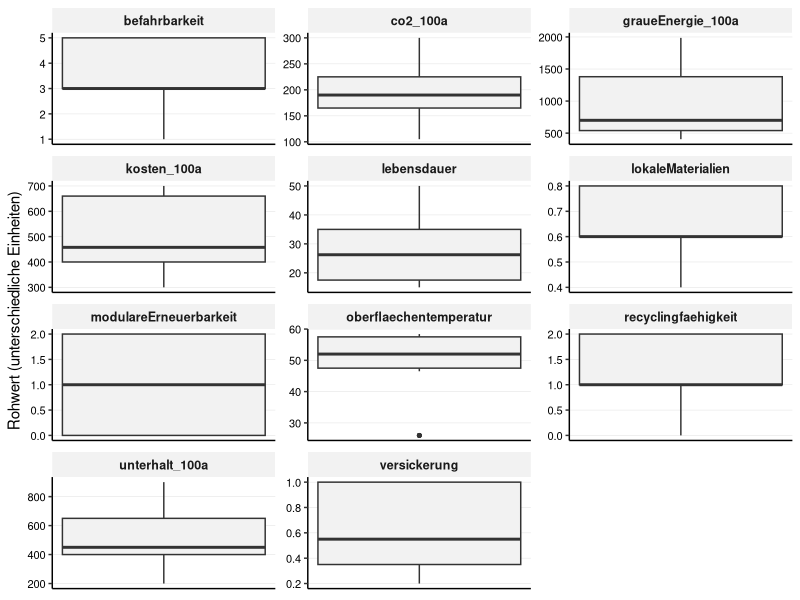
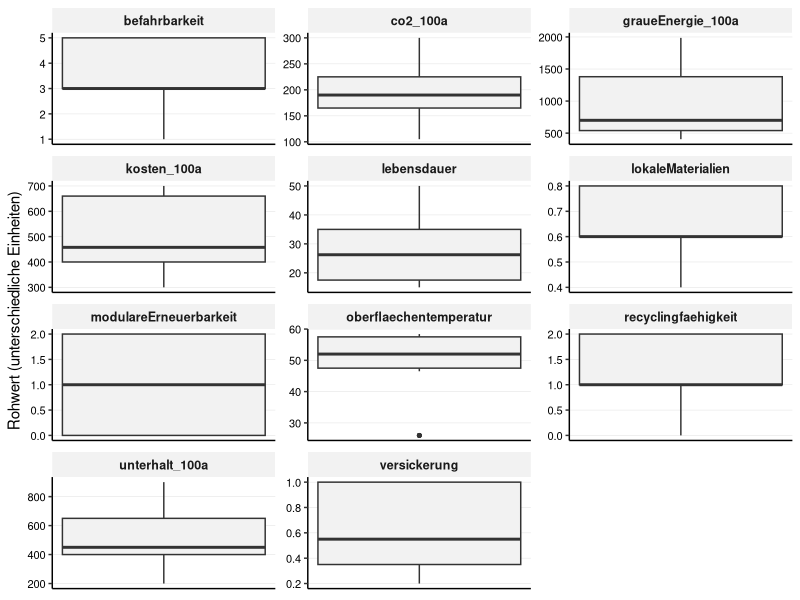

Here is the R script that generated these plots, in order: (Note: this script raises an error after producing the figures.)
## ---- chunk 1

library(tidyverse)
library(readr)
library(ggplot2)
library(forcats)
library(tidytext)

## ---- chunk 2

## 1. Daten Importieren

# Liest die Rohdaten für die Beläge ein
df_belaege_raw <- read_delim(
  "01_data_input/Belaege_tidy.csv",
  delim = ";"
)

# Liest die Gewichtungen für alle vier Szenarien ein
weights_s0_raw <- read_delim(
  "01_data_input/Belaege_Gewichtung_Szenario0.csv",
  delim = ";"
)
weights_s1_raw <- read_delim(
  "01_data_input/Belaege_Gewichtung_Szenario1.csv",
  delim = ";"
)
weights_s2_raw <- read_delim(
  "01_data_input/Belaege_Gewichtung_Szenario2.csv",
  delim = ";"
)
weights_s3_raw <- read_delim(
  "01_data_input/Belaege_Gewichtung_Szenario3.csv",
  delim = ";"
)

# --- PRÜFUNG BLOCK 1 ---

print("--- 1. Check: Spaltennamen Beläge (Sind alle Spaltennamen da?) ---")
colnames(df_belaege_raw)

print("--- 2. Check: Gewichtung S0 (Wurden Spalten getrennt?) ---")
head(weights_s0_raw)

print("--- 3. Check: Gewichtung S3 (Zur Sicherheit) ---")
head(weights_s3_raw)

## ---- chunk 3

# A. Bereinigung der Rohdaten (Belaege_normiert.csv)
df_belaege <- df_belaege_raw %>%
  select(belagskategorie, option, everything()) 

# B. Bereinigung der Gewichtungen (ALLE SZENARIEN)
# Wir fügen den Roh-Dateien die Szenario-Namen hinzu
df_weights_s0 <- weights_s0_raw %>%
  mutate(szenario = "Szenario 0: Baseline (IST)")
df_weights_s1 <- weights_s1_raw %>%
  mutate(szenario = "Szenario 1: Forschungsfokus")
df_weights_s2 <- weights_s2_raw %>%
  mutate(szenario = "Szenario 2: Radikale Vermeidung")
df_weights_s3 <- weights_s3_raw %>%
  mutate(szenario = "Szenario 3: Radikaler Lebenszyklus")

# Jetzt binden wir sie zu einer finalen Gewichtungs-Tabelle zusammen
df_weights <- bind_rows(df_weights_s0, df_weights_s1, df_weights_s2, df_weights_s3) %>%

# Berechne das Gesamtgewicht (gewicht) aus den Rohspalten,
mutate(
  gewicht = group_weight * within_group_weight
) %>%
 
# umbenennen für den Join
rename(
  bewertungskategorie = criterion_id
) %>%
  
# Auswählen der Spalten, die der Rest des Skripts braucht
select(szenario, bewertungskategorie, gewicht, group_id)

print(df_weights, n = 48)

# --- PRÜFUNG BLOCK 2 ---

print("--- Check: Haben wir die richtigen Namen in den Gewichten? ---")
# Wir filtern mal nach allem was mit "kosten" zu tun hat
df_weights %>% 
  filter(grepl("kosten", bewertungskategorie, ignore.case = TRUE)) %>%
  select(bewertungskategorie) %>%
  distinct()

print("--- Check: Stichprobe der Gewichte ---")
# Zeig mir mal S0 und S3 im Vergleich für Kosten
df_weights %>% 
  filter(bewertungskategorie == "initialkosten_100a") %>%
  select(szenario, gewicht)

## ---- chunk 4
# 3.1 Wide-to-Long
df_belaege_long <- df_belaege %>%
  pivot_longer(
    cols = where(is.numeric), 
    names_to = "bewertungskategorie", 
    values_to = "wert"
  )

# 3.2 JOIN mit Gewichtung
# WICHTIG: Wir nutzen left_join. 
# Alles was in der Gewichtungstabelle fehlt (wie 'initialkosten'), bekommt hier gewicht = NA.
df_belaege_joined <- df_belaege_long %>%
  left_join(df_weights, by = "bewertungskategorie", relationship = "many-to-many")

df_belaege_joined

# --- PRÜFUNG BLOCK 3 ---

# Wir geben kurz aus, was kein Gewicht hat zur Kontrolle
missing_weights <- df_belaege_joined %>% 
  filter(is.na(gewicht)) %>% 
  select(bewertungskategorie) %>% 
  distinct()

print("Diese Kriterien haben kein Gewicht (werden nur visualisiert):")
print(missing_weights)

print("--- Check: Hat 'initialkosten' KEIN Gewicht (NA)? ---")
df_belaege_joined %>%
  filter(bewertungskategorie == "initialkosten") %>%
  select(szenario, bewertungskategorie, gewicht) %>%
  distinct() %>%
  head(2) # Sollte NA zeigen (oder leer sein, falls S0)

print("--- Check: Hat 'initialkosten_100a' ein Gewicht? ---")
df_belaege_joined %>%
  filter(bewertungskategorie == "initialkosten_100a") %>%
  filter(szenario == "Szenario 0: Baseline (IST)") %>%
  select(szenario, bewertungskategorie, gewicht) %>%
  distinct() %>%
  head(2) # Sollte 0.1 zeigen

## ---- chunk 5

# Boxplot der Rohwerte (Scientific Style - Korrigiert)
# Hinweis: Da die Einheiten gemischt sind, nutzen wir facet_wrap mit freien Skalen.
plot_rohwerte <- ggplot(df_belaege_joined, aes(y = wert)) +
  geom_boxplot(fill = "grey95", width = 0.5, outlier.size = 1) +
  
  # Facetten für jedes Kriterium
  facet_wrap(~bewertungskategorie, scales = "free", ncol = 3) +
  
  labs(
    title = NULL, # Titel kommt in Word
    subtitle = NULL,
    x = NULL,
    y = "Rohwert (unterschiedliche Einheiten)"
  ) +
  
  theme_classic(base_size = 11) +
  
  theme(
    # Nur horizontale Gitterlinien (y) sind wichtig zum Ablesen der Werte
    panel.grid.major.y = element_line(color = "grey90", linewidth = 0.2),
    panel.grid.major.x = element_blank(),
    
    # Facetten-Label
    strip.background = element_rect(fill = "grey95", color = NA),
    strip.text = element_text(face = "bold", size = 9),
    
    # --- KORREKTUR ---
    # Y-Achse (Werte) MUSS sichtbar sein:
    axis.text.y = element_text(size = 8, color = "black"), 
    
    # X-Achse (unten) kann leer sein:
    axis.text.x = element_blank(),
    axis.ticks.x = element_blank()
  )

print(plot_rohwerte)

# Neuer Dateiname: _belaege am Ende!
ggsave("02_export/plots/check_01_rohwerte_verteilung_belaege.png", 
       plot = plot_rohwerte, width = 10, height = 8, dpi = 300)

# -------------------------------------------------------
# PLOT B: Lebenszyklus-Bilanz Beläge (100 Jahre)
# -------------------------------------------------------

# 1. Daten vorbereiten
df_plot_belaege_100a <- df_belaege %>% 
  select(
    belagskategorie, option,
    initialkosten, initialkosten_100a, unterhalt_100a, co2_100a, graueEnergie_100a
  ) %>%
  rename(belag = option, kategorie = belagskategorie) %>%
  pivot_longer(cols = where(is.numeric), names_to = "kriterium", values_to = "wert") %>%
  mutate(facet_label = case_when(
    # HIER: \n für Zeilenumbruch und ₂ für tiefgestellte Zahl
    kriterium == "initialkosten" ~ "1. Investitionskosten (pro Zyklus) [CHF/m²]",
    kriterium == "initialkosten_100a" ~ "2. Investitionskosten (100a kumuliert) [CHF/m²]",
    kriterium == "unterhalt_100a" ~ "3. Unterhaltskosten 100a [CHF/m²]",
    kriterium == "co2_100a" ~ "4. CO₂-Emissionen 100a [kg CO₂-eq/m²]",  # <--- Korrigiert!
    kriterium == "graueEnergie_100a" ~ "5. Graue Energie 100a [kWh/m²]" 
  )) %>%
  filter(!is.na(facet_label)) %>%
  mutate(kategorie = fct_relevel(kategorie, "Asphalt", "Pflaster", "Sickerbeläge")) %>%
  mutate(belag_sortiert = reorder(belag, wert))

# 2. Plot erstellen
plot_belaege_100a_final <- ggplot(df_plot_belaege_100a, 
       aes(x = belag_sortiert, y = wert, fill = kategorie)) + 
  geom_col(width = 0.6) + 
  
  # Facetten
  facet_wrap(~facet_label, ncol = 1, scales = "free_y") +
  
  scale_fill_manual(values = c("Asphalt" = "#084594", "Pflaster" = "#4292c6", "Sickerbeläge" = "#9ecae1")) +
  
  # Textumbruch x-Achse
  scale_x_discrete(labels = function(x) stringr::str_wrap(x, width = 20)) +
  
  labs(title = NULL, x = NULL, y = "Wert", fill = "Belagskategorie") +
  
  theme_classic(base_size = 11) + 
  
  theme(
    legend.position = "bottom",
    panel.grid.major.y = element_line(color = "grey90", linewidth = 0.2),
    panel.grid.major.x = element_blank(),
    
    # Schriftgrössen
    axis.text.x = element_text(angle = 45, hjust = 1, size = 10, color = "black"),
    axis.text.y = element_text(size = 10, color = "black"),
    
    strip.background = element_rect(fill = "grey95", color = NA),
    strip.text = element_text(face = "bold", size = 11, hjust = 0),
    
    # Rand unten grosszügig lassen
    plot.margin = margin(t = 5, r = 5, b = 30, l = 5, unit = "mm") 
  )

print(plot_belaege_100a_final)

# 3. Speichern (Neuer Name: ..._Belaege_clean.png)
ggsave("02_export/plots/Abb_Lebenszyklus_Bilanz_Belaege_clean.png", 
       plot = plot_belaege_100a_final, 
       width = 8,   
       height = 20, 
       dpi = 300)

# --- PRÜFUNG ---
print("--- Check: Haben wir alle 5 Facetten für den Plot? ---")
df_plot_belaege_100a %>%
  count(facet_label)

## ---- chunk 6

# 5.1 Definieren: Wo ist "weniger" besser?
kriterien_lower_is_better <- c(
  "initialkosten", 
  "initialkosten_100a", 
  "unterhalt_100a", 
  "co2_100a", 
  "graueEnergie_100a",
  "oberflaechentemperatur" 
)

# 5.2 Min-Max-Skalierung
# WICHTIG: Hier NICHT nach Gewicht filtern, sonst verschwinden die Initialkosten!
df_belaege_normalized <- df_belaege_joined %>%
  filter(!is.na(wert)) %>%  # Nur Zeilen ohne Werte löschen
  group_by(bewertungskategorie) %>%
  mutate(
    min_wert = min(wert, na.rm = TRUE),
    max_wert = max(wert, na.rm = TRUE),
    score_normiert = case_when(
      (max_wert - min_wert) == 0 ~ 1,
      !(bewertungskategorie %in% kriterien_lower_is_better) ~ (wert - min_wert) / (max_wert - min_wert),
      bewertungskategorie %in% kriterien_lower_is_better ~ 1 - ((wert - min_wert) / (max_wert - min_wert))
    )
  ) %>%
  ungroup()

# --- PRÜFUNG BLOCK 5 ---

print("--- Check: Sind alle Kriterien da (auch die ohne Gewicht)? ---")
df_min_max_check <- df_belaege_normalized %>%
  select(bewertungskategorie, min_wert, max_wert) %>%
  distinct()

print(df_min_max_check)

print("--- Check: Haben 'initialkosten' einen Score bekommen? ---")
# Wir testen eine Zeile stichprobenartig
df_belaege_normalized %>%
  filter(bewertungskategorie == "initialkosten") %>%
  select(option, wert, score_normiert) %>%
  head(3)

# Prüfen, ob der Join geklappt hat (Gewicht da?):
print("--- Check Gewicht für Kosten ---")
df_belaege_normalized %>%
  filter(bewertungskategorie %in% c("initialkosten", "initialkosten_100a")) %>%
  select(szenario, bewertungskategorie, gewicht) %>%
  distinct() %>%
  print()
## ---- chunk 7
# Boxplot der normierten Scores (Scientific Style)
plot_normiert <- ggplot(df_belaege_normalized, aes(x = bewertungskategorie, y = score_normiert)) +
  geom_boxplot(fill = "grey90", width = 0.6, outlier.colour = "black", outlier.size = 1) +
  
  coord_flip() +
  
  # Fixe Skala 0-1
  scale_y_continuous(limits = c(0, 1), expand = c(0, 0.05)) +
  
  labs(
    title = NULL,
    subtitle = NULL,
    x = NULL, # Kriterien-Namen stehen an der Achse
    y = "Normierter Score (0 = schlecht, 1 = ideal)"
  ) +
  
  theme_classic(base_size = 11) +
  
  theme(
    # Gitterlinien: Vertikal wichtig (um 0.5 etc. zu sehen), Horizontal weg
    panel.grid.major.x = element_line(color = "grey90", linewidth = 0.2),
    panel.grid.major.y = element_blank(),
    
    # Achsen-Texte
    axis.text.y = element_text(color = "black", size = 10), # Kriterien-Namen
    axis.text.x = element_text(color = "black", size = 10)  # Zahlen 0-1
  )

print(plot_normiert)
ggsave("02_export/plots/check_02_normierte_scores_belaege.png", 
       plot = plot_normiert, width = 10, height = 7, dpi = 300)

# --- PRÜFUNG BLOCK 6 ---

print("--- Check: Liegen alle Scores zwischen 0 und 1? ---")
summary(df_belaege_normalized$score_normiert)
# Min sollte >= 0.00 sein, Max <= 1.00

print("--- Check: Sind 'initialkosten' im Boxplot-Datensatz enthalten? ---")
# Wir zählen, wie viele Datenpunkte wir pro Kategorie haben
df_belaege_normalized %>%
  filter(bewertungskategorie %in% c("initialkosten", "initialkosten_100a")) %>%
  count(bewertungskategorie)
## ---- chunk 8

# 7.1 Berechnung Score pro Kriterium
df_mca_calculated <- df_belaege_normalized %>%
  # HIER filtern wir jetzt alles raus, was kein Gewicht hat (z.B. reine Initialkosten)
  filter(!is.na(gewicht)) %>% 
  mutate(MCA_score_kriterium = score_normiert * gewicht)

# 7.2 Aggregation pro Szenario
df_mca_total <- df_mca_calculated %>%
  group_by(szenario, belagskategorie, option) %>%
  summarise(MCA_gesamtscore = sum(MCA_score_kriterium, na.rm = TRUE), .groups = 'drop') %>%
  arrange(szenario, desc(MCA_gesamtscore)) 

print("--- MCA Gesamtergebnis ---")
print(df_mca_total, n = 40)

# 7.3 - Auswahl der "Top 3 Sieger"
# Ziel: Für jedes der 4 Szenarien die Top 3 Beläge aus dem
# Gesamtranking auswählen (unabhängig von der Kategorie).

N_BELAEGE_AUSWAEHLEN <- 3

df_sieger_belaege <- df_mca_total %>%
  group_by(szenario) %>%
  # Wählt die N besten Beläge innerhalb jedes Szenarios aus
  slice_max(MCA_gesamtscore, n = N_BELAEGE_AUSWAEHLEN) %>%
  ungroup() %>%
  # Ordnen für bessere Lesbarkeit
  arrange(szenario, desc(MCA_gesamtscore))

# Anzeigen der 12 Sieger-Optionen (4 Szenarien * 3 Beläge)
print(paste("--- Top", N_BELAEGE_AUSWAEHLEN, "Beläge pro Szenario (für Zeitstrahl-Analyse) ---"))
print(df_sieger_belaege, n = 12)

# Diese Auswahl auch exportieren
write_csv2(
  df_sieger_belaege,
  file = "02_export/tables/mca_top3_belaege_pro_szenario.csv"
)

# --- PRÜFUNG BLOCK 7 ---

print("--- Check: Enthält die Berechnung noch Zeilen ohne Gewicht? ---")
# Sollte 0 Zeilen ergeben
df_mca_calculated %>% filter(is.na(gewicht)) %>% count()

print("--- Check: Plausibilität Ergebnisse (S0 Baseline) ---")
# Zeig mir die Top 3 von Szenario 0
df_sieger_belaege %>% 
  filter(szenario == "Szenario 0: Baseline (IST)") %>%
  select(option, MCA_gesamtscore)

## ---- chunk 9
#| label: fig-mca-plots-belaege-s0
#| fig.width: 13
#| fig.height: 8
#| out.width: "95%"
#| dpi: 300

# --- Datenaufbereitung für Stacked Plot (einmalig & aufgehübscht) ---
df_mca_groups_belaege_plot <- df_mca_calculated %>%
  group_by(szenario, belagskategorie, option, group_id) %>%
  summarise(gruppen_score = sum(MCA_score_kriterium, na.rm = TRUE), .groups = 'drop') %>%
  left_join(df_mca_total, by = c("szenario", "belagskategorie", "option")) %>%
  mutate(group_label_clean = case_when(
    group_id == "langlebigkeit_wirtschaftlichkeit" ~ "Langlebigkeit & Wirtschaftlichkeit",
    group_id == "multifunktionale_nutzungsqualitaet" ~ "Multifunktionale Nutzungsqualität",
    group_id == "umweltbelastung" ~ "Umweltbelastung",
    group_id == "kreislauffaehigkeit" ~ "Kreislauffähigkeit",
    TRUE ~ group_id
  ))
# ----------------------------------------------------

# --- Farb-Definitionen (Wissenschaftlich / Blau-Schema) ---
# 1. Farben für Kategorien (Konsistent mit Block 4)
colors_kategorie <- c("Asphalt" = "#084594", 
                      "Pflaster" = "#4292c6", 
                      "Sickerbeläge" = "#9ecae1")

# 2. Farben für Kriterien-Gruppen (Abgestufte Blautöne/Grau)
colors_gruppen <- c(
  "Langlebigkeit & Wirtschaftlichkeit" = "#08306b", # Sehr dunkelblau (Basis)
  "Multifunktionale Nutzungsqualität" = "#2171b5",  # Mittelblau
  "Umweltbelastung" = "#6baed6",                    # Hellblau
  "Kreislauffähigkeit" = "#c6dbef"                  # Sehr hellblau/Grau
)
# ----------------------------------------------------


# --- Plot 1: Ranking (Szenario 0) ---
data_s0 <- df_mca_total %>% filter(szenario == "Szenario 0: Baseline (IST)")

plot_s0_rank <- ggplot(data_s0,
       aes(x = MCA_gesamtscore,
           y = fct_reorder(option, MCA_gesamtscore), 
           fill = belagskategorie)) + 
  geom_col(width = 0.7) +
  
  scale_x_continuous(limits = c(0, 1), expand = c(0, 0.05)) + 
  scale_y_discrete(labels = function(x) stringr::str_wrap(x, width = 40)) +
  
  # HIER: Deine Blautöne anwenden!
  scale_fill_manual(values = colors_kategorie) +
  
  labs(
    title = NULL, 
    x = "MCA Score (0-1)", 
    y = NULL, 
    fill = "Kategorie"
  ) +
  theme_classic(base_size = 11) + 
  theme(
    legend.position = "bottom",
    panel.grid.major.y = element_blank(),
    panel.grid.major.x = element_line(color = "grey90", linewidth = 0.2),
    axis.text = element_text(color = "black"),
    plot.margin = margin(t = 5, r = 10, b = 5, l = 5, unit = "mm")
  )

print(plot_s0_rank)
ggsave("02_export/plots/mca_gesamtergebnis_s0_belaege.png",
       plot = plot_s0_rank, width = 10, height = 7, dpi = 300)


# --- Plot 2: Stacked Detail (Szenario 0) ---
data_s0_groups <- df_mca_groups_belaege_plot %>% filter(szenario == "Szenario 0: Baseline (IST)")

plot_s0_stack <- ggplot(data_s0_groups,
       aes(x = gruppen_score,
           y = fct_reorder(option, MCA_gesamtscore), 
           fill = group_label_clean)) + 
  geom_col(position = "stack", width = 0.7) +
  
  scale_x_continuous(limits = c(0, 1), expand = c(0, 0.05)) +
  scale_y_discrete(labels = function(x) stringr::str_wrap(x, width = 40)) +
  
  # HIER: Die neuen Gruppen-Farben anwenden!
  scale_fill_manual(values = colors_gruppen) +
  
  labs(
    title = NULL, 
    x = "Beitrag zum Score", 
    y = NULL, 
    fill = "Kriteriengruppe"
  ) +
  theme_classic(base_size = 11) + 
  theme(
    legend.position = "bottom",
    legend.text = element_text(size = 9), 
    legend.title = element_text(face = "bold"),
    legend.box = "vertical",
    panel.grid.major.y = element_blank(),
    panel.grid.major.x = element_line(color = "grey90", linewidth = 0.2),
    axis.text = element_text(color = "black"),
    plot.margin = margin(t = 5, r = 10, b = 5, l = 5, unit = "mm")
  ) +
  guides(fill = guide_legend(nrow = 2, byrow = TRUE))

print(plot_s0_stack)
ggsave("02_export/plots/mca_detail_gruppen_s0_belaege.png",
       plot = plot_s0_stack, width = 10, height = 7, dpi = 300)

## ---- chunk 10
#| label: fig-mca-plots-belaege-s1
#| fig.width: 13
#| fig.height: 8
#| out.width: "95%"
#| dpi: 300

# --- Plot 1: Ranking (Szenario 1) ---
data_s1 <- df_mca_total %>% filter(szenario == "Szenario 1: Forschungsfokus")

plot_s1_rank <- ggplot(data_s1,
       aes(x = MCA_gesamtscore,
           y = fct_reorder(option, MCA_gesamtscore), 
           fill = belagskategorie)) + 
  geom_col(width = 0.7) +
  
  scale_x_continuous(limits = c(0, 1), expand = c(0, 0.05)) + 
  scale_y_discrete(labels = function(x) stringr::str_wrap(x, width = 40)) +
  
  # Farben wiederverwenden
  scale_fill_manual(values = colors_kategorie) +
  
  labs(
    title = NULL, 
    x = "MCA Score (0-1)", 
    y = NULL, 
    fill = "Kategorie"
  ) +
  theme_classic(base_size = 11) + 
  theme(
    legend.position = "bottom",
    panel.grid.major.y = element_blank(),
    panel.grid.major.x = element_line(color = "grey90", linewidth = 0.2),
    axis.text = element_text(color = "black"),
    plot.margin = margin(t = 5, r = 10, b = 5, l = 5, unit = "mm")
  )

print(plot_s1_rank)
ggsave("02_export/plots/mca_gesamtergebnis_s1_belaege.png",
       plot = plot_s1_rank, width = 10, height = 7, dpi = 300)


# --- Plot 2: Stacked Detail (Szenario 1) ---
data_s1_groups <- df_mca_groups_belaege_plot %>% filter(szenario == "Szenario 1: Forschungsfokus")

plot_s1_stack <- ggplot(data_s1_groups,
       aes(x = gruppen_score,
           y = fct_reorder(option, MCA_gesamtscore), 
           fill = group_label_clean)) + 
  geom_col(position = "stack", width = 0.7) +
  
  scale_x_continuous(limits = c(0, 1), expand = c(0, 0.05)) +
  scale_y_discrete(labels = function(x) stringr::str_wrap(x, width = 40)) +
  
  # Farben wiederverwenden
  scale_fill_manual(values = colors_gruppen) +
  
  labs(
    title = NULL, 
    x = "Beitrag zum Score", 
    y = NULL, 
    fill = "Kriteriengruppe"
  ) +
  theme_classic(base_size = 11) + 
  theme(
    legend.position = "bottom",
    legend.text = element_text(size = 9), 
    legend.title = element_text(face = "bold"),
    legend.box = "vertical",
    panel.grid.major.y = element_blank(),
    panel.grid.major.x = element_line(color = "grey90", linewidth = 0.2),
    axis.text = element_text(color = "black"),
    plot.margin = margin(t = 5, r = 10, b = 5, l = 5, unit = "mm")
  ) +
  guides(fill = guide_legend(nrow = 2, byrow = TRUE))

print(plot_s1_stack)
ggsave("02_export/plots/mca_detail_gruppen_s1_belaege.png",
       plot = plot_s1_stack, width = 10, height = 7, dpi = 300)
## ---- chunk 11
#| label: fig-mca-plots-belaege-s2
#| fig.width: 13
#| fig.height: 8
#| out.width: "95%"
#| dpi: 300

# --- Plot 1: Ranking (Szenario 2) ---
data_s2 <- df_mca_total %>% filter(szenario == "Szenario 2: Radikale Vermeidung")

plot_s2_rank <- ggplot(data_s2,
       aes(x = MCA_gesamtscore,
           y = fct_reorder(option, MCA_gesamtscore), 
           fill = belagskategorie)) + 
  geom_col(width = 0.7) +
  
  scale_x_continuous(limits = c(0, 1), expand = c(0, 0.05)) + 
  scale_y_discrete(labels = function(x) stringr::str_wrap(x, width = 40)) +
  
  scale_fill_manual(values = colors_kategorie) +
  
  labs(
    title = NULL, 
    x = "MCA Score (0-1)", 
    y = NULL, 
    fill = "Kategorie"
  ) +
  theme_classic(base_size = 11) + 
  theme(
    legend.position = "bottom",
    panel.grid.major.y = element_blank(),
    panel.grid.major.x = element_line(color = "grey90", linewidth = 0.2),
    axis.text = element_text(color = "black"),
    plot.margin = margin(t = 5, r = 10, b = 5, l = 5, unit = "mm")
  )

print(plot_s2_rank)
ggsave("02_export/plots/mca_gesamtergebnis_s2_belaege.png",
       plot = plot_s2_rank, width = 10, height = 7, dpi = 300)


# --- Plot 2: Stacked Detail (Szenario 2) ---
data_s2_groups <- df_mca_groups_belaege_plot %>% filter(szenario == "Szenario 2: Radikale Vermeidung")

plot_s2_stack <- ggplot(data_s2_groups,
       aes(x = gruppen_score,
           y = fct_reorder(option, MCA_gesamtscore), 
           fill = group_label_clean)) + 
  geom_col(position = "stack", width = 0.7) +
  
  scale_x_continuous(limits = c(0, 1), expand = c(0, 0.05)) +
  scale_y_discrete(labels = function(x) stringr::str_wrap(x, width = 40)) +
  
  scale_fill_manual(values = colors_gruppen) +
  
  labs(
    title = NULL, 
    x = "Beitrag zum Score", 
    y = NULL, 
    fill = "Kriteriengruppe"
  ) +
  theme_classic(base_size = 11) + 
  theme(
    legend.position = "bottom",
    legend.text = element_text(size = 9), 
    legend.title = element_text(face = "bold"),
    legend.box = "vertical",
    panel.grid.major.y = element_blank(),
    panel.grid.major.x = element_line(color = "grey90", linewidth = 0.2),
    axis.text = element_text(color = "black"),
    plot.margin = margin(t = 5, r = 10, b = 5, l = 5, unit = "mm")
  ) +
  guides(fill = guide_legend(nrow = 2, byrow = TRUE))

print(plot_s2_stack)
ggsave("02_export/plots/mca_detail_gruppen_s2_belaege.png",
       plot = plot_s2_stack, width = 10, height = 7, dpi = 300)

## ---- chunk 12
#| label: fig-mca-plots-belaege-s3
#| fig.width: 13
#| fig.height: 8
#| out.width: "95%"
#| dpi: 300

# --- Plot 1: Ranking (Szenario 3) ---
data_s3 <- df_mca_total %>% filter(szenario == "Szenario 3: Radikaler Lebenszyklus")

plot_s3_rank <- ggplot(data_s3,
       aes(x = MCA_gesamtscore,
           y = fct_reorder(option, MCA_gesamtscore), 
           fill = belagskategorie)) + 
  geom_col(width = 0.7) +
  
  scale_x_continuous(limits = c(0, 1), expand = c(0, 0.05)) + 
  scale_y_discrete(labels = function(x) stringr::str_wrap(x, width = 40)) +
  
  scale_fill_manual(values = colors_kategorie) +
  
  labs(
    title = NULL, 
    x = "MCA Score (0-1)", 
    y = NULL, 
    fill = "Kategorie"
  ) +
  theme_classic(base_size = 11) + 
  theme(
    legend.position = "bottom",
    panel.grid.major.y = element_blank(),
    panel.grid.major.x = element_line(color = "grey90", linewidth = 0.2),
    axis.text = element_text(color = "black"),
    plot.margin = margin(t = 5, r = 10, b = 5, l = 5, unit = "mm")
  )

print(plot_s3_rank)
ggsave("02_export/plots/mca_gesamtergebnis_s3_belaege.png",
       plot = plot_s3_rank, width = 10, height = 7, dpi = 300)


# --- Plot 2: Stacked Detail (Szenario 3) ---
data_s3_groups <- df_mca_groups_belaege_plot %>% filter(szenario == "Szenario 3: Radikaler Lebenszyklus")

plot_s3_stack <- ggplot(data_s3_groups,
       aes(x = gruppen_score,
           y = fct_reorder(option, MCA_gesamtscore), 
           fill = group_label_clean)) + 
  geom_col(position = "stack", width = 0.7) +
  
  scale_x_continuous(limits = c(0, 1), expand = c(0, 0.05)) +
  scale_y_discrete(labels = function(x) stringr::str_wrap(x, width = 40)) +
  
  scale_fill_manual(values = colors_gruppen) +
  
  labs(
    title = NULL, 
    x = "Beitrag zum Score", 
    y = NULL, 
    fill = "Kriteriengruppe"
  ) +
  theme_classic(base_size = 11) + 
  theme(
    legend.position = "bottom",
    legend.text = element_text(size = 9), 
    legend.title = element_text(face = "bold"),
    legend.box = "vertical",
    panel.grid.major.y = element_blank(),
    panel.grid.major.x = element_line(color = "grey90", linewidth = 0.2),
    axis.text = element_text(color = "black"),
    plot.margin = margin(t = 5, r = 10, b = 5, l = 5, unit = "mm")
  ) +
  guides(fill = guide_legend(nrow = 2, byrow = TRUE))

print(plot_s3_stack)
ggsave("02_export/plots/mca_detail_gruppen_s3_belaege.png",
       plot = plot_s3_stack, width = 10, height = 7, dpi = 300)
## ---- chunk 13

# 1. Speichern der finalen MCA-Rangliste (alle 40 Zeilen)
write_csv2(
  df_mca_total,
  file = "02_export/tables/mca_rangliste_alle_szenarien.csv"
)

# 2. Speichern der kompletten Berechnungs-Details (alle 360+ Zeilen)
write_csv2(
  df_mca_calculated,
  file = "02_export/tables/mca_details_berechnung_alle_szenarien.csv"
)

# --- PRÜFUNG BLOCK 9 ---

print("--- Check 1: Ist die Rangliste vollständig? (Erwartet: 40 Zeilen) ---")
# 10 Beläge * 4 Szenarien = 40 Zeilen
nrow(df_mca_total)

print("--- Check 2: Sind die Details vollständig? ---")
# Sollte > 300 sein (40 Zeilen * ca. 9-11 Kriterien pro Szenario)
nrow(df_mca_calculated)

print("--- Check 3: Existiert der Ordner? (Optional) ---")
# Falls der Ordner nicht existiert, würde write_csv2 einen Fehler werfen.
dir.exists("02_export/tables")
 
